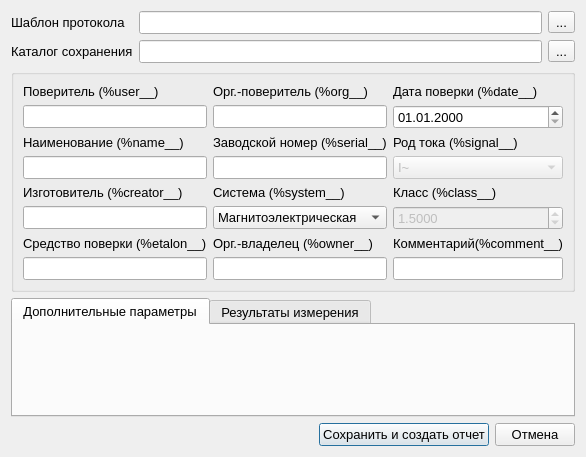
<?xml version="1.0" encoding="UTF-8"?>
<ui version="4.0">
 <class>Dialog</class>
 <widget class="QDialog" name="Dialog">
  <property name="geometry">
   <rect>
    <x>0</x>
    <y>0</y>
    <width>573</width>
    <height>449</height>
   </rect>
  </property>
  <property name="font">
   <font>
    <pointsize>10</pointsize>
   </font>
  </property>
  <property name="windowTitle">
   <string>Создание протокола поверки</string>
  </property>
  <layout class="QVBoxLayout" name="verticalLayout">
   <item>
    <layout class="QGridLayout" name="gridLayout_3">
     <item row="0" column="0">
      <widget class="QLabel" name="label_12">
       <property name="text">
        <string>Шаблон протокола</string>
       </property>
      </widget>
     </item>
     <item row="0" column="1">
      <widget class="QLineEdit" name="template_protocol_edit"/>
     </item>
     <item row="1" column="1">
      <widget class="QLineEdit" name="save_folder_edit"/>
     </item>
     <item row="0" column="2">
      <widget class="QToolButton" name="choose_protocol_template_button">
       <property name="text">
        <string>...</string>
       </property>
      </widget>
     </item>
     <item row="1" column="2">
      <widget class="QToolButton" name="choose_save_folder_button">
       <property name="text">
        <string>...</string>
       </property>
      </widget>
     </item>
     <item row="1" column="0">
      <widget class="QLabel" name="label_14">
       <property name="text">
        <string>Каталог сохранения</string>
       </property>
      </widget>
     </item>
    </layout>
   </item>
   <item>
    <widget class="QSplitter" name="splitter">
     <property name="orientation">
      <enum>Qt::Vertical</enum>
     </property>
     <property name="opaqueResize">
      <bool>true</bool>
     </property>
     <property name="handleWidth">
      <number>2</number>
     </property>
     <property name="childrenCollapsible">
      <bool>false</bool>
     </property>
     <widget class="QGroupBox" name="groupBox">
      <layout class="QGridLayout" name="gridLayout_2">
       <item row="0" column="1">
        <layout class="QGridLayout" name="gridLayout">
         <item row="6" column="0">
          <widget class="QLabel" name="label_9">
           <property name="contextMenuPolicy">
            <enum>Qt::CustomContextMenu</enum>
           </property>
           <property name="text">
            <string>Средство поверки (%etalon__)</string>
           </property>
          </widget>
         </item>
         <item row="3" column="2">
          <widget class="QComboBox" name="signal_type_combobox">
           <property name="enabled">
            <bool>false</bool>
           </property>
           <item>
            <property name="text">
             <string>I~</string>
            </property>
           </item>
           <item>
            <property name="text">
             <string>U~</string>
            </property>
           </item>
           <item>
            <property name="text">
             <string>I=</string>
            </property>
           </item>
           <item>
            <property name="text">
             <string>U=</string>
            </property>
           </item>
          </widget>
         </item>
         <item row="6" column="1">
          <widget class="QLabel" name="label_3">
           <property name="sizePolicy">
            <sizepolicy hsizetype="Expanding" vsizetype="Fixed">
             <horstretch>0</horstretch>
             <verstretch>0</verstretch>
            </sizepolicy>
           </property>
           <property name="contextMenuPolicy">
            <enum>Qt::CustomContextMenu</enum>
           </property>
           <property name="text">
            <string>Орг.-владелец (%owner__)</string>
           </property>
          </widget>
         </item>
         <item row="4" column="1">
          <widget class="QLabel" name="label_2">
           <property name="sizePolicy">
            <sizepolicy hsizetype="Expanding" vsizetype="Fixed">
             <horstretch>0</horstretch>
             <verstretch>0</verstretch>
            </sizepolicy>
           </property>
           <property name="contextMenuPolicy">
            <enum>Qt::CustomContextMenu</enum>
           </property>
           <property name="text">
            <string>Система (%system__)</string>
           </property>
          </widget>
         </item>
         <item row="7" column="1">
          <widget class="QLineEdit" name="owner_edit">
           <property name="sizePolicy">
            <sizepolicy hsizetype="Expanding" vsizetype="Fixed">
             <horstretch>0</horstretch>
             <verstretch>0</verstretch>
            </sizepolicy>
           </property>
          </widget>
         </item>
         <item row="5" column="1">
          <widget class="QComboBox" name="system_combobox">
           <property name="sizePolicy">
            <sizepolicy hsizetype="Expanding" vsizetype="Fixed">
             <horstretch>0</horstretch>
             <verstretch>0</verstretch>
            </sizepolicy>
           </property>
           <item>
            <property name="text">
             <string>Магнитоэлектрическая</string>
            </property>
           </item>
           <item>
            <property name="text">
             <string>Электродинамическая</string>
            </property>
           </item>
           <item>
            <property name="text">
             <string>Электромагнитная</string>
            </property>
           </item>
          </widget>
         </item>
         <item row="0" column="1">
          <widget class="QLabel" name="label_13">
           <property name="sizePolicy">
            <sizepolicy hsizetype="Expanding" vsizetype="Fixed">
             <horstretch>0</horstretch>
             <verstretch>0</verstretch>
            </sizepolicy>
           </property>
           <property name="contextMenuPolicy">
            <enum>Qt::CustomContextMenu</enum>
           </property>
           <property name="text">
            <string>Орг.-поверитель (%org__)</string>
           </property>
          </widget>
         </item>
         <item row="2" column="0">
          <widget class="QLabel" name="label_4">
           <property name="sizePolicy">
            <sizepolicy hsizetype="Expanding" vsizetype="Fixed">
             <horstretch>0</horstretch>
             <verstretch>0</verstretch>
            </sizepolicy>
           </property>
           <property name="contextMenuPolicy">
            <enum>Qt::CustomContextMenu</enum>
           </property>
           <property name="text">
            <string>Наименование (%name__)</string>
           </property>
          </widget>
         </item>
         <item row="0" column="0">
          <widget class="QLabel" name="label">
           <property name="contextMenuPolicy">
            <enum>Qt::CustomContextMenu</enum>
           </property>
           <property name="text">
            <string>Поверитель (%user__)</string>
           </property>
          </widget>
         </item>
         <item row="5" column="2">
          <widget class="QDoubleSpinBox" name="class_spinbox">
           <property name="enabled">
            <bool>false</bool>
           </property>
           <property name="prefix">
            <string/>
           </property>
           <property name="decimals">
            <number>4</number>
           </property>
           <property name="minimum">
            <double>0.001000000000000</double>
           </property>
           <property name="maximum">
            <double>10.000000000000000</double>
           </property>
           <property name="singleStep">
            <double>0.050000000000000</double>
           </property>
           <property name="value">
            <double>1.500000000000000</double>
           </property>
          </widget>
         </item>
         <item row="2" column="2">
          <widget class="QLabel" name="label_10">
           <property name="contextMenuPolicy">
            <enum>Qt::CustomContextMenu</enum>
           </property>
           <property name="text">
            <string>Род тока (%signal__)</string>
           </property>
          </widget>
         </item>
         <item row="0" column="2">
          <widget class="QLabel" name="label_6">
           <property name="contextMenuPolicy">
            <enum>Qt::CustomContextMenu</enum>
           </property>
           <property name="text">
            <string>Дата поверки (%date__)</string>
           </property>
          </widget>
         </item>
         <item row="2" column="1">
          <widget class="QLabel" name="label_7">
           <property name="sizePolicy">
            <sizepolicy hsizetype="Expanding" vsizetype="Fixed">
             <horstretch>0</horstretch>
             <verstretch>0</verstretch>
            </sizepolicy>
           </property>
           <property name="contextMenuPolicy">
            <enum>Qt::CustomContextMenu</enum>
           </property>
           <property name="text">
            <string>Заводской номер (%serial__)</string>
           </property>
          </widget>
         </item>
         <item row="1" column="2">
          <widget class="QDateTimeEdit" name="date_edit">
           <property name="displayFormat">
            <string>dd.MM.yyyy</string>
           </property>
          </widget>
         </item>
         <item row="1" column="0">
          <widget class="QLineEdit" name="user_name_edit"/>
         </item>
         <item row="4" column="2">
          <widget class="QLabel" name="label_11">
           <property name="contextMenuPolicy">
            <enum>Qt::CustomContextMenu</enum>
           </property>
           <property name="text">
            <string>Класс (%class__)</string>
           </property>
          </widget>
         </item>
         <item row="7" column="0">
          <widget class="QLineEdit" name="etalon_edit"/>
         </item>
         <item row="1" column="1">
          <widget class="QLineEdit" name="organisation_edit">
           <property name="sizePolicy">
            <sizepolicy hsizetype="Expanding" vsizetype="Fixed">
             <horstretch>0</horstretch>
             <verstretch>0</verstretch>
            </sizepolicy>
           </property>
           <property name="text">
            <string/>
           </property>
           <property name="readOnly">
            <bool>false</bool>
           </property>
          </widget>
         </item>
         <item row="5" column="0">
          <widget class="QLineEdit" name="device_creator_edit">
           <property name="sizePolicy">
            <sizepolicy hsizetype="Expanding" vsizetype="Fixed">
             <horstretch>0</horstretch>
             <verstretch>0</verstretch>
            </sizepolicy>
           </property>
          </widget>
         </item>
         <item row="3" column="1">
          <widget class="QLineEdit" name="serial_number_edit">
           <property name="sizePolicy">
            <sizepolicy hsizetype="Expanding" vsizetype="Fixed">
             <horstretch>0</horstretch>
             <verstretch>0</verstretch>
            </sizepolicy>
           </property>
          </widget>
         </item>
         <item row="4" column="0">
          <widget class="QLabel" name="label_5">
           <property name="sizePolicy">
            <sizepolicy hsizetype="Expanding" vsizetype="Fixed">
             <horstretch>0</horstretch>
             <verstretch>0</verstretch>
            </sizepolicy>
           </property>
           <property name="contextMenuPolicy">
            <enum>Qt::CustomContextMenu</enum>
           </property>
           <property name="text">
            <string>Изготовитель (%creator__)</string>
           </property>
          </widget>
         </item>
         <item row="3" column="0">
          <widget class="QLineEdit" name="device_name_edit">
           <property name="sizePolicy">
            <sizepolicy hsizetype="Expanding" vsizetype="Fixed">
             <horstretch>0</horstretch>
             <verstretch>0</verstretch>
            </sizepolicy>
           </property>
          </widget>
         </item>
         <item row="6" column="2">
          <widget class="QLabel" name="label_8">
           <property name="contextMenuPolicy">
            <enum>Qt::CustomContextMenu</enum>
           </property>
           <property name="text">
            <string>Комментарий(%comment__)</string>
           </property>
          </widget>
         </item>
         <item row="7" column="2">
          <widget class="QLineEdit" name="comment_edit"/>
         </item>
        </layout>
       </item>
      </layout>
     </widget>
    </widget>
   </item>
   <item>
    <widget class="QTabWidget" name="tabWidget">
     <property name="sizePolicy">
      <sizepolicy hsizetype="Expanding" vsizetype="Expanding">
       <horstretch>0</horstretch>
       <verstretch>1</verstretch>
      </sizepolicy>
     </property>
     <property name="currentIndex">
      <number>0</number>
     </property>
     <widget class="QWidget" name="marks_widget_tab">
      <attribute name="title">
       <string>Дополнительные параметры</string>
      </attribute>
      <layout class="QGridLayout" name="gridLayout_4">
       <property name="leftMargin">
        <number>0</number>
       </property>
       <property name="topMargin">
        <number>0</number>
       </property>
       <property name="rightMargin">
        <number>0</number>
       </property>
       <property name="bottomMargin">
        <number>0</number>
       </property>
       <item row="0" column="0">
        <layout class="QVBoxLayout" name="marks_widget_layout"/>
       </item>
      </layout>
     </widget>
     <widget class="QWidget" name="points_tab">
      <attribute name="title">
       <string>Результаты измерения</string>
      </attribute>
      <layout class="QGridLayout" name="gridLayout_5">
       <item row="0" column="0">
        <widget class="QTableView" name="points_table">
         <property name="contextMenuPolicy">
          <enum>Qt::CustomContextMenu</enum>
         </property>
        </widget>
       </item>
      </layout>
     </widget>
    </widget>
   </item>
   <item>
    <layout class="QHBoxLayout" name="horizontalLayout_2">
     <property name="sizeConstraint">
      <enum>QLayout::SetDefaultConstraint</enum>
     </property>
     <item>
      <spacer name="horizontalSpacer">
       <property name="orientation">
        <enum>Qt::Horizontal</enum>
       </property>
       <property name="sizeHint" stdset="0">
        <size>
         <width>40</width>
         <height>20</height>
        </size>
       </property>
      </spacer>
     </item>
     <item>
      <widget class="QPushButton" name="accept_button">
       <property name="text">
        <string>Сохранить и создать отчет</string>
       </property>
      </widget>
     </item>
     <item>
      <widget class="QPushButton" name="reject_button">
       <property name="text">
        <string>Отмена</string>
       </property>
      </widget>
     </item>
    </layout>
   </item>
  </layout>
 </widget>
 <tabstops>
  <tabstop>user_name_edit</tabstop>
  <tabstop>system_combobox</tabstop>
  <tabstop>accept_button</tabstop>
  <tabstop>reject_button</tabstop>
 </tabstops>
 <resources/>
 <connections/>
</ui>
